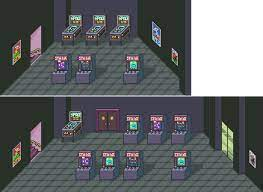
#> input picture design/reference/ref_images/onnetts arcade.jpg, 263 x 192 px
$ python -i residuals.py   (imports and definitions only)
#> lines starting #> are read from the running program, lines starting #| are printed output that depends on the picture
### Tools/content_generation/absinthe_arcade/camera_match/bible_cam.py
"""aa_bible_cam as a pinhole in bible pixels (5248x4796): world (Blender metres) <-> pixel.

proj(P) -> (u, v); ray(u, v); to_plane_y(u, v, y) / to_plane_x(u, v, x) back-project a pixel onto a
facade-parallel or side-parallel plane. Camera from manifest.json -> bible_camera. numpy only.
"""
import json
import math
from pathlib import Path

import numpy as np

HERE = Path(__file__).resolve().parent
REPO = HERE.parents[3]
BIBLE = str(REPO / "Assets/Graphics/worlds/debaucheryville/absinthearcade/references/Exterior/absinthearcadedaytime.png")
CAM = json.loads((HERE.parent / "manifest.json").read_text(encoding="utf-8"))["bible_camera"]
#> (reads Tools/content_generation/absinthe_arcade/manifest.json from the repository)
def _rot(rx, ry, rz):
    cx, sx, cy, sy, cz, sz = map(float, (math.cos(rx), math.sin(rx), math.cos(ry), math.sin(ry), math.cos(rz), math.sin(rz)))
    Rx = np.array([[1, 0, 0], [0, cx, -sx], [0, sx, cx]])
    Ry = np.array([[cy, 0, sy], [0, 1, 0], [-sy, 0, cy]])
    Rz = np.array([[cz, -sz, 0], [sz, cz, 0], [0, 0, 1]])
    return Rz @ Ry @ Rx
L = np.array(CAM["location"]); R = _rot(*[math.radians(a) for a in CAM["rotation_euler_xyz_deg"]])
W, H = CAM["resolution"]; F = CAM["lens_mm"] / CAM["sensor_width_mm"] * W
# [4 lines left out: function proj, not called in this run]
def ray(u, v):
    d = np.array([(u - W / 2) / F, -(v - H / 2) / F, -1.0])
    return R @ d
def to_plane_y(u, v, y):
    d = ray(u, v); t = (y - L[1]) / d[1]; p = L + t * d; return p
def to_plane_x(u, v, x):
    d = ray(u, v); t = (x - L[0]) / d[0]; p = L + t * d; return p

### Tools/content_generation/absinthe_arcade/camera_match/residuals.py
"""E1 model-vs-bible residuals, per feature, in bible pixels (5248 wide).

  <venv python> residuals.py [--render final_bible_cam_clay.png] [--out residuals.json] [--debug dbg.png]

For every feature: a 3D segment of the model (from dev/aa_team/interfaces.json v2, i.e. what
build_shell.py builds) is projected through aa_bible_cam; the bible's own edge is traced (full
res, robust line fit) in a band round that projection; the residual is the signed perpendicular
offset of the bible line from the model segment at its midpoint (+ = bible right of / below the
model). With --render, the same edge is also traced in the render (upscaled to 5248) to confirm
the render shows the geometry where the projection says (render_vs_model). Gate: |res| <= 1% of
the image width (52.5 px).
"""
import argparse
import json
import sys
from pathlib import Path

import numpy as np
from PIL import Image, ImageDraw, ImageFilter

HERE = Path(__file__).resolve().parent
sys.path.insert(0, str(HERE))
import bible_cam as bc  # noqa: E402

Image.MAX_IMAGE_PIXELS = None
# [1 line that did not run here, left out]
# [1 line that did not run here, left out]
GATE = 0.01 * bc.W


def fr(k):
    return W[k]["frame_at_reveal"]


# [31 lines left out: function features, not called in this run]


def lum(img):
    return np.asarray(img.convert("L").filter(ImageFilter.GaussianBlur(1.5)), dtype=np.float32)


# [81 lines left out: functions trace, peak, robust_offset, main, not called in this run]


# [2 lines not run here, left out]

>>> from PIL import Image
>>> picture = Image.open('../../../../design/reference/ref_images/onnetts arcade.jpg')
#> picture is the input picture: PIL image 263x192 RGB; mean R, G, B 99.1, 102.1, 104.2
>>> result = lum(picture)
#> in lum, `return np.asarray(img.convert("L").filter(ImageFilter.GaussianBlur(1.5..`:
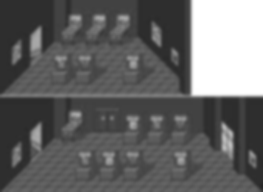
#> returned value: shape (192, 263) float32; min 38, max 255, mean 101.4
